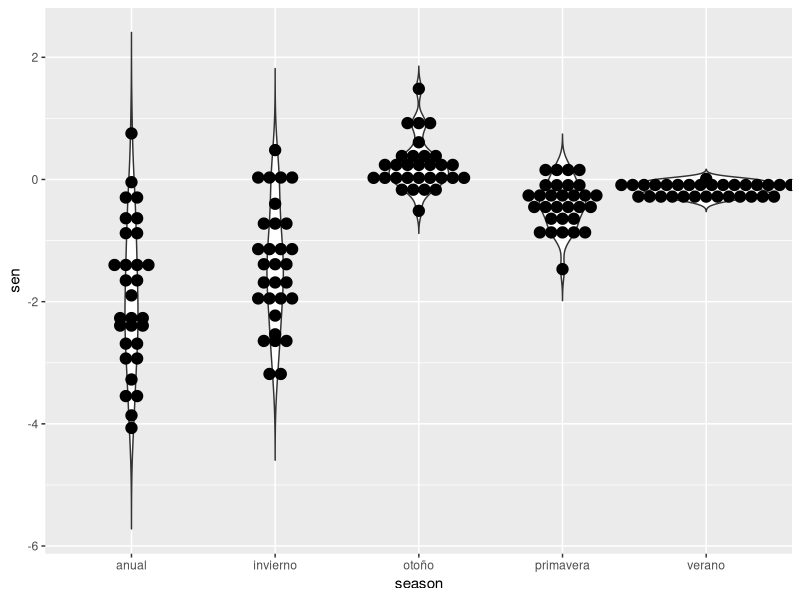
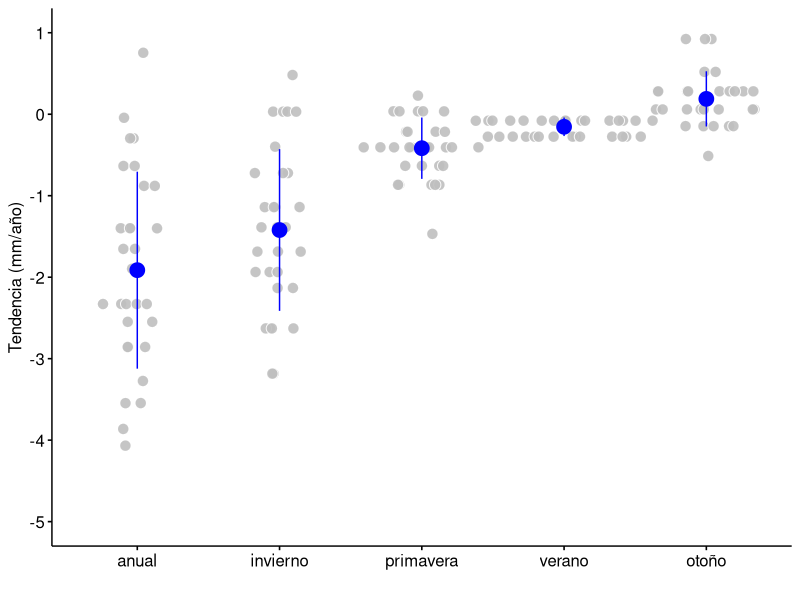
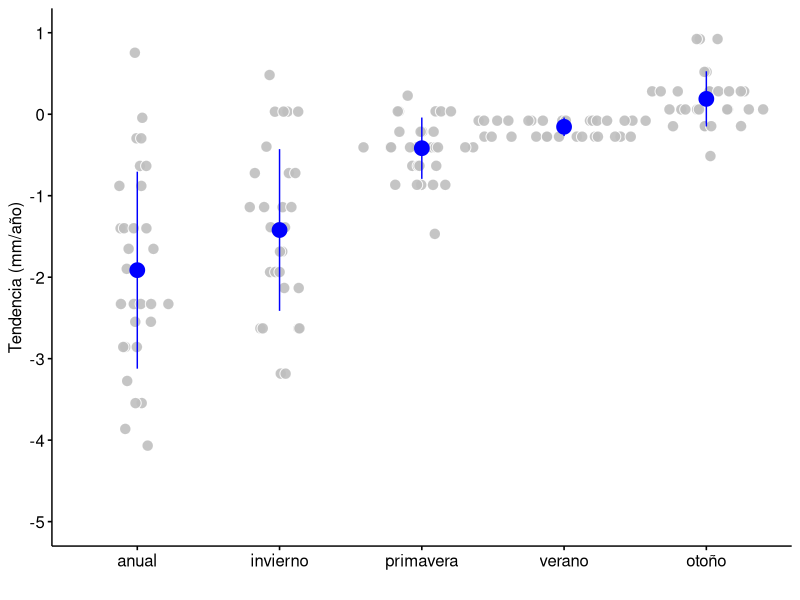
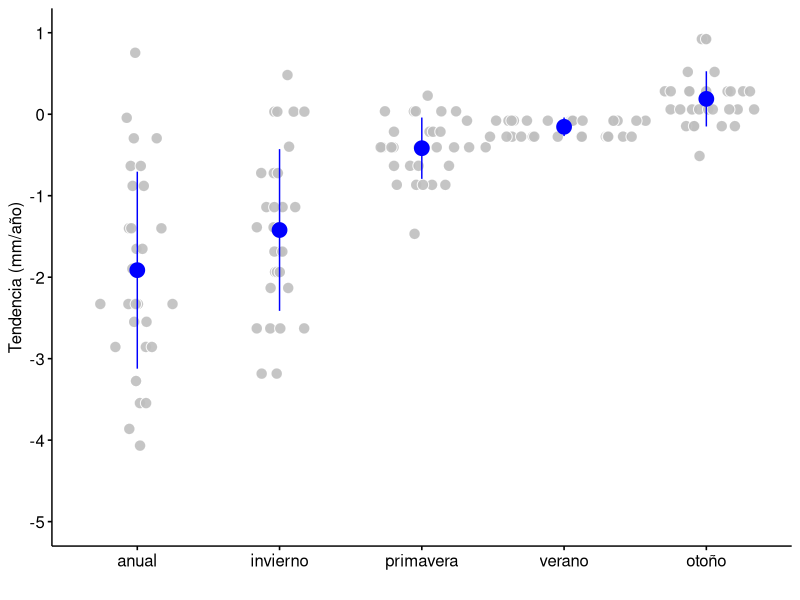

Generate these figures, in order, with R:
library(here)
library("tidyverse")
library("ggpubr")

df <- read_delim(here::here("data/sen_slopes.txt"), delim="\t")

df %>% ggplot(aes(x=season, y=sen)) +
  geom_violin(trim = FALSE)+
  geom_dotplot(binaxis='y', stackdir='center')

p <- ggdotplot(df, x = "season", y = "sen", 
          size = .7, fill="gray", color= "transparent", 
          alpha=.9, position = position_jitter(.1)) +
  scale_x_discrete(limits = c("anual", "invierno", "primavera", "verano", "otoño"))+
  ylab("Tendencia (mm/año)") + xlab("") + 
  scale_y_continuous(limits = c(-5, 1), breaks= seq(-5,1, 1))

p <- add_summary(p, "mean_sd", color = "blue")
p 

ggsave(filename= here::here("ms/figures/figure_sen_slopes.pdf"), 
       height = 4, width = 6)

ggsave(filename = here::here("ms/figures/figure_sen_slopes.png"),
       plot = p,
       width = 7, height = 5, dpi = 300, units = "in", device='png')